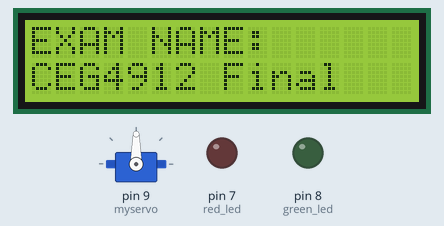
The sketch below on a simulated Arduino Uno, built with avr-gcc and run on an emulated ATmega328P. Parts: servo, 16×2 character LCD, output pins drawn as LEDs (lit = HIGH). Random numbers use the default seed unless the sketch sets one; what the sketch prints to the serial monitor is not drawn.

Above: at 0.1 s.
At 3.2 s:
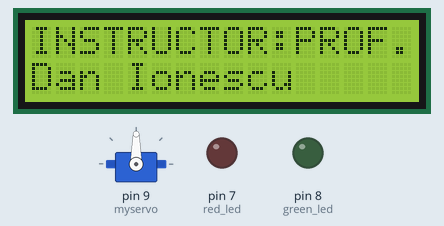
At 7.2 s:
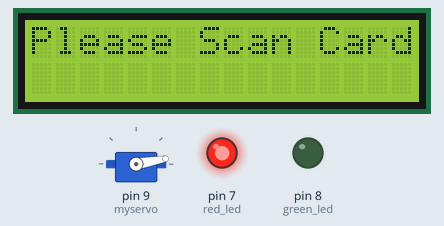
Timing chart, 0 to 8.7 s (numbered marks = the images above):
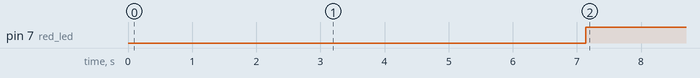

Measured:
- by itself, pin 7 (red_led): LOW → HIGH at 7.1 s
- what the display in image 1 shows lasts 3.0 s, from 3.1 s to 6.1 s

The sketch:

project.ino
```cpp
/**************************************************************************/
/*This code makes use of an RFID Scanner and FingerPrint Sensor to
   create an access control system for students entering an examination.
   The code can be applied to other areas.*/
/*! Files Used include
    @file     readMifare.pde
    @author   Adafruit Industries
  @license  BSD (see license.txt)


   More info:
    If the card has a 4-byte UID it is probably a Mifare
    Classic card, and the following steps are taken:

    - Authenticate block 4 (the first block of Sector 1) using
      the default KEYA of 0XFF 0XFF 0XFF 0XFF 0XFF 0XFF
    - If authentication succeeds, we can then read any of the
      4 blocks in that sector (though only block 4 is read here)

    If the card has a 7-byte UID it is probably a Mifare
    Ultralight card, and the 4 byte pages can be read directly.
    Page 4 is read by default since this is the first 'general-
    purpose' page on the tags.

/**************************************************************************/
#include <Wire.h>
#include <SPI.h>
#include <Adafruit_PN532.h>
#include <Servo.h>
#include <LiquidCrystal_I2C.h>
#include <HashMap.h>
#include <StandardCplusplus.h>
#include <stdlib.h>  /* srand, rand */
#include <vector>
#include <Time.h>
#include <Adafruit_Fingerprint.h>
#include <SoftwareSerial.h>
//int getFingerprintIDez();

// pin #2 is IN from sensor (GREEN wire)
// pin #3 is OUT from arduino  (WHITE wire)
SoftwareSerial mySerial(2, 3);
Adafruit_Fingerprint finger = Adafruit_Fingerprint(&mySerial);
using namespace std;
Servo myservo;  // create servo object to control a servo
// twelve servo objects can be created on most boards
LiquidCrystal_I2C lcd(0x27, 2, 1, 0, 4, 5, 6, 7, 3, POSITIVE);  // Set the LCD I2C address
HashMap sReg;
int pos = 0;
int capacity=128;
vector<int> seats(101);
// If using the breakout with SPI, define the pins for SPI communication.
#define PN532_SCK  (13)
#define PN532_MOSI (11)
#define PN532_SS   (10)
#define PN532_MISO (12)
#define CAP 5 // Number of available seats

// Use this line for a breakout with a software SPI connection (recommended):
///Adafruit_PN532 nfc(PN532_SCK, PN532_MISO, PN532_MOSI, PN532_SS);

// Use this line for a breakout with a hardware SPI connection.  Note that
// the PN532 SCK, MOSI, and MISO pins need to be connected to the Arduino's
// hardware SPI SCK, MOSI, and MISO pins.  On an Arduino Uno these are
// SCK = 13, MOSI = 11, MISO = 12.  The SS line can be any digital IO pin.
Adafruit_PN532 nfc(PN532_SS);

// Or use this line for a breakout or shield with an I2C connection:
//Adafruit_PN532 nfc(PN532_IRQ, PN532_RESET);
void rando(vector<int> &v)
{ int i =0;
    int x;
   //randomSeed(analogRead(0));
   x = (rand()%CAP)+1;
    while(i<=CAP)
    {
    if(std::find(v.begin(), v.end(), x) != v.end())
    {
        x = (rand()%(CAP+1))+1; /* v contains x */
    }
    else
    {
     v.at(i)=x;       /* v does not contain x */
      i++;
    }
    }
}

void setup(void) {
 pinMode(7, OUTPUT); // red led
  pinMode(8, OUTPUT); // green led
   myservo.attach(9);
  Serial.begin(9600);
   lcd.begin(16,2);         // initialize the lcd for 20 chars 4 lines and turn on backlight
 // Serial.println("");
  //Serial.println("EXAM NAME: CEG4912 Midterm");
 // Serial.println("");
 // Serial.println("INSTRUCTOR: Proffessor Dan Ionescu");
  lcd.setCursor(0,0);
  lcd.print("EXAM NAME:");
  lcd.setCursor(0,1);
  lcd.print("CEG4912 Final");
  delay(3000);
  lcd.clear();
  lcd.setCursor(0,0);
  lcd.print("INSTRUCTOR:PROF.");
  lcd.setCursor(0,1);
  lcd.print("Dan Ionescu");
  delay(3000);
  lcd.clear();
  rando(seats);
   sReg.put(2187779150,"B. Okparanyote",seats.at(0));
  sReg.put(1458445383,"S.Shaikh",seats.at(1));
  sReg.put(1990073671,"O.David",seats.at(2));
  sReg.put(1156592363,"L.Card",seats.at(3));
  sReg.put(3230269286,"O.Nnaemego",seats.at(4));
  myservo.write(10);
  nfc.begin();
  uint32_t versiondata = nfc.getFirmwareVersion();
  if (! versiondata) {
    Serial.print("Didn't find PN53x board");
    while (1); // halt
  }
  // Got ok data, print it out!
 /* Serial.print("Found chip PN5"); Serial.println((versiondata>>24) & 0xFF, HEX);
  Serial.print("Firmware ver. "); Serial.print((versiondata>>16) & 0xFF, DEC);
  Serial.print('.'); Serial.println((versiondata>>8) & 0xFF, DEC);*/

  // configure board to read RFID tags
  nfc.SAMConfig();
  Serial.println("");
  Serial.println("");
  Serial.println("fingertest");
  finger.begin(57600);
   if (finger.verifyPassword()) {
    Serial.println("Found fingerprint sensor!");
  } else {
    Serial.println("Did not find fingerprint sensor :(");
    while (1);
  }
  Serial.println("Waiting for valid finger...");
  //Serial.println("Waiting for a Student ...");
  lcd.print("Please Scan Card");
}
/*
 * Init
 */

/*shifts the string several times to
 the left to display entire string
 */

 void shift(String string)
{
  int remainder=0;
  if(string.length() >= 16)
  {
    remainder= string.length()-16;
    for(int i=0;i<remainder;i++)
    {
      lcd.scrollDisplayLeft();
      delay(250);
    }
  }
}
String getString(uint32_t id)
 {
return sReg.get(id);
 }
 int getSeat(uint32_t id)
 {
  return sReg.getS(id);
 }

void loop(void) {
  uint32_t success;
  uint8_t uid[] = { 0, 0, 0, 0, 0, 0, 0 };  // Buffer to store the returned UID
  uint8_t uidLength;                        // Length of the UID (4 or 7 bytes depending on ISO14443A card type)
    digitalWrite(7, HIGH);
  // Wait for an ISO14443A type cards (Mifare, etc.).  When one is found
  // 'uid' will be populated with the UID, and uidLength will indicate
  // if the uid is 4 bytes (Mifare Classic) or 7 bytes (Mifare Ultralight)
  Serial.print("I am here1");
  success = nfc.readPassiveTargetID1(PN532_MIFARE_ISO14443A,0); //, uid, &uidLength);
  Serial.print("I am here2");
  //Serial.println(success,DEC);
  if (success) {
   String check= getString(success);
    if(check !=("You are Not Registered"))
    {
   //Serial.print(check);
   lcd.clear();
   lcd.setCursor(0,0);
   lcd.print(check);
   lcd.setCursor(0,1);
   lcd.print("Seat:");
    lcd.setCursor(5,1);
   lcd.print(getSeat(success));

   //Serial.println("");
  // Serial.print(uid[0],DEC);Serial.print(uid[1],DEC);Serial.print(uid[2],DEC);Serial.print(uid[3],DEC);
   // Serial.println(success,DEC);
  //  Serial.println("");
  //nfc.PrintHex(uid, uidLength);
    Serial.println("");
    digitalWrite(7, LOW);
    digitalWrite(8, HIGH);
    for (pos = 0; pos <= 180; pos += 1) { // goes from 0 degrees to 180 degrees
    // in steps of 1 degree
    myservo.write(pos);              // tell servo to go to position in variable 'pos'                    // waits 15ms for the servo to reach the position
  }
  delay(2000);
   for (pos = 180; pos >= 10; pos -= 1) { // goes from 180 degrees to 0 degrees
    myservo.write(pos);              // tell servo to go to position in variable 'pos'
                      // waits 15ms for the servo to reach the position
  }
     digitalWrite(8, LOW);
     lcd.clear();
     lcd.print("Please Scan Card");
  }

  else
      {
        Serial.println("You are not Registered");
        lcd.clear();
        lcd.setCursor(0,0);
        lcd.print("You are Not");
       // delay(1000);
        lcd.setCursor(0,1);
        lcd.print("Registered ");
        nfc.blinkL();
        lcd.clear();
        lcd.print("Please Scan Card");
      }
}
    else
    {
    Serial.println("Ooops ... unable to read the requested page!?");
    }
}

//uint8_t getFingerprintID() {
//  uint8_t p = finger.getImage();
//  switch (p) {
//    case FINGERPRINT_OK:
//      Serial.println("Image taken");
//      break;
//    case FINGERPRINT_NOFINGER:
//      Serial.println("No finger detected");
//      return p;
//    case FINGERPRINT_PACKETRECIEVEERR:
//      Serial.println("Communication error");
//      return p;
//    case FINGERPRINT_IMAGEFAIL:
//      Serial.println("Imaging error");
//      return p;
//    default:
//      Serial.println("Unknown error");
//      return p;
//  }
//
//  // OK success!
//
//  p = finger.image2Tz();
//  switch (p) {
//    case FINGERPRINT_OK:
//      Serial.println("Image converted");
//      break;
//    case FINGERPRINT_IMAGEMESS:
//      Serial.println("Image too messy");
//      return p;
//    case FINGERPRINT_PACKETRECIEVEERR:
//      Serial.println("Communication error");
//      return p;
//    case FINGERPRINT_FEATUREFAIL:
//      Serial.println("Could not find fingerprint features");
//      return p;
//    case FINGERPRINT_INVALIDIMAGE:
//      Serial.println("Could not find fingerprint features");
//      return p;
//    default:
//      Serial.println("Unknown error");
//      return p;
//  }
//
//  // OK converted!
//  p = finger.fingerFastSearch();
//  if (p == FINGERPRINT_OK) {
//    Serial.println("Found a print match!");
//  } else if (p == FINGERPRINT_PACKETRECIEVEERR) {
//    Serial.println("Communication error");
//    return p;
//  } else if (p == FINGERPRINT_NOTFOUND) {
//    Serial.println("Did not find a match");
//    return p;
//  } else {
//    Serial.println("Unknown error");
//    return p;
//  }
//
//  // found a match!
//  Serial.print("Found ID #"); Serial.print(finger.fingerID);
//  Serial.print(" with confidence of "); Serial.println(finger.confidence);
//}
//
//// returns -1 if failed, otherwise returns ID #
int getFingerprintIDez() {
  uint8_t p = finger.getImage();
  if (p != FINGERPRINT_OK)  return -1;

  p = finger.image2Tz();
  if (p != FINGERPRINT_OK)  return -1;

  p = finger.fingerFastSearch();
  if (p != FINGERPRINT_OK)  return -1;

  // found a match!
  //Serial.print("Found ID #");
  //Serial.print(finger.fingerID);
  int value= finger.fingerID;
  lcd.clear();
  if(value == 1) lcd.print("B Okparanyote");
  Serial.print(" with confidence of "); Serial.println(finger.confidence);
  return finger.fingerID;
}
```
